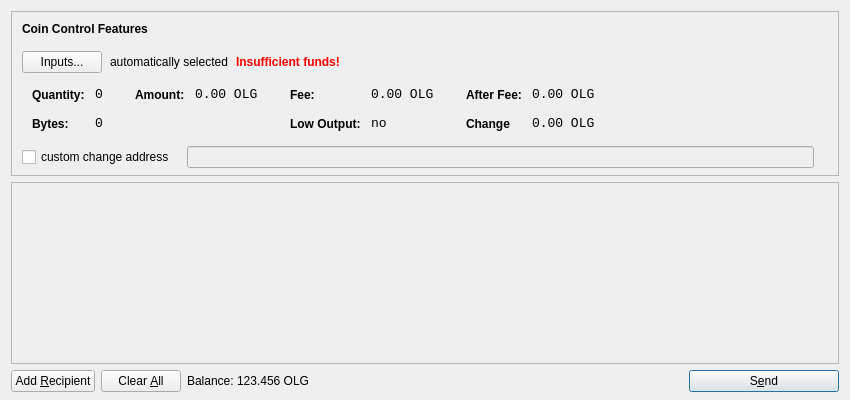
<?xml version="1.0" encoding="UTF-8"?>
<ui version="4.0">
 <class>SendCoinsDialog</class>
 <widget class="QDialog" name="SendCoinsDialog">
  <property name="geometry">
   <rect>
    <x>0</x>
    <y>0</y>
    <width>850</width>
    <height>400</height>
   </rect>
  </property>
  <property name="windowTitle">
   <string>Send Coins</string>
  </property>
  <layout class="QVBoxLayout" name="verticalLayout" stretch="0,1,0">
   <property name="bottomMargin">
    <number>8</number>
   </property>
   <item>
    <widget class="QFrame" name="frameCoinControl">
     <property name="sizePolicy">
      <sizepolicy hsizetype="Expanding" vsizetype="Expanding">
       <horstretch>0</horstretch>
       <verstretch>0</verstretch>
      </sizepolicy>
     </property>
     <property name="maximumSize">
      <size>
       <width>16777215</width>
       <height>16777215</height>
      </size>
     </property>
     <property name="frameShape">
      <enum>QFrame::StyledPanel</enum>
     </property>
     <property name="frameShadow">
      <enum>QFrame::Sunken</enum>
     </property>
     <layout class="QVBoxLayout" name="verticalLayoutCoinControl2">
      <property name="spacing">
       <number>-1</number>
      </property>
      <property name="leftMargin">
       <number>0</number>
      </property>
      <property name="topMargin">
       <number>0</number>
      </property>
      <property name="rightMargin">
       <number>0</number>
      </property>
      <property name="bottomMargin">
       <number>6</number>
      </property>
      <item>
       <layout class="QVBoxLayout" name="verticalLayoutCoinControl" stretch="0,0,0,0,1">
        <property name="spacing">
         <number>0</number>
        </property>
        <property name="leftMargin">
         <number>10</number>
        </property>
        <property name="topMargin">
         <number>10</number>
        </property>
        <item>
         <layout class="QHBoxLayout" name="horizontalLayoutCoinControl1">
          <property name="bottomMargin">
           <number>15</number>
          </property>
          <item>
           <widget class="QLabel" name="labelCoinControlFeatures">
            <property name="sizePolicy">
             <sizepolicy hsizetype="Preferred" vsizetype="Maximum">
              <horstretch>0</horstretch>
              <verstretch>0</verstretch>
             </sizepolicy>
            </property>
            <property name="font">
             <font>
              <weight>75</weight>
              <bold>true</bold>
             </font>
            </property>
            <property name="styleSheet">
             <string notr="true">font-weight:bold;</string>
            </property>
            <property name="text">
             <string>Coin Control Features</string>
            </property>
           </widget>
          </item>
         </layout>
        </item>
        <item>
         <layout class="QHBoxLayout" name="horizontalLayoutCoinControl2" stretch="0,0,0,0">
          <property name="spacing">
           <number>8</number>
          </property>
          <property name="bottomMargin">
           <number>10</number>
          </property>
          <item>
           <widget class="QPushButton" name="pushButtonCoinControl">
            <property name="styleSheet">
             <string notr="true"/>
            </property>
            <property name="text">
             <string>Inputs...</string>
            </property>
           </widget>
          </item>
          <item>
           <widget class="QLabel" name="labelCoinControlAutomaticallySelected">
            <property name="text">
             <string>automatically selected</string>
            </property>
            <property name="margin">
             <number>5</number>
            </property>
           </widget>
          </item>
          <item>
           <widget class="QLabel" name="labelCoinControlInsuffFunds">
            <property name="font">
             <font>
              <weight>75</weight>
              <bold>true</bold>
             </font>
            </property>
            <property name="styleSheet">
             <string notr="true">color:red;font-weight:bold;</string>
            </property>
            <property name="text">
             <string>Insufficient funds!</string>
            </property>
            <property name="margin">
             <number>5</number>
            </property>
           </widget>
          </item>
          <item>
           <spacer name="horizontalSpacerCoinControl">
            <property name="orientation">
             <enum>Qt::Horizontal</enum>
            </property>
            <property name="sizeHint" stdset="0">
             <size>
              <width>40</width>
              <height>1</height>
             </size>
            </property>
           </spacer>
          </item>
         </layout>
        </item>
        <item>
         <widget class="QWidget" name="widgetCoinControl" native="true">
          <property name="sizePolicy">
           <sizepolicy hsizetype="Preferred" vsizetype="Preferred">
            <horstretch>0</horstretch>
            <verstretch>0</verstretch>
           </sizepolicy>
          </property>
          <property name="minimumSize">
           <size>
            <width>0</width>
            <height>0</height>
           </size>
          </property>
          <property name="styleSheet">
           <string notr="true"/>
          </property>
          <layout class="QHBoxLayout" name="horizontalLayoutCoinControl5">
           <property name="margin">
            <number>0</number>
           </property>
           <item>
            <layout class="QHBoxLayout" name="horizontalLayoutCoinControl3" stretch="0,0,0,1">
             <property name="spacing">
              <number>20</number>
             </property>
             <property name="topMargin">
              <number>0</number>
             </property>
             <property name="bottomMargin">
              <number>10</number>
             </property>
             <item>
              <layout class="QFormLayout" name="formLayoutCoinControl1">
               <property name="horizontalSpacing">
                <number>10</number>
               </property>
               <property name="verticalSpacing">
                <number>14</number>
               </property>
               <property name="leftMargin">
                <number>10</number>
               </property>
               <property name="topMargin">
                <number>4</number>
               </property>
               <property name="rightMargin">
                <number>6</number>
               </property>
               <item row="0" column="0">
                <widget class="QLabel" name="labelCoinControlQuantityText">
                 <property name="styleSheet">
                  <string notr="true">font-weight:bold;</string>
                 </property>
                 <property name="text">
                  <string>Quantity:</string>
                 </property>
                 <property name="margin">
                  <number>0</number>
                 </property>
                </widget>
               </item>
               <item row="0" column="1">
                <widget class="QLabel" name="labelCoinControlQuantity">
                 <property name="font">
                  <font>
                   <family>Monospace</family>
                   <pointsize>10</pointsize>
                  </font>
                 </property>
                 <property name="cursor">
                  <cursorShape>IBeamCursor</cursorShape>
                 </property>
                 <property name="contextMenuPolicy">
                  <enum>Qt::ActionsContextMenu</enum>
                 </property>
                 <property name="text">
                  <string>0</string>
                 </property>
                 <property name="margin">
                  <number>0</number>
                 </property>
                 <property name="textInteractionFlags">
                  <set>Qt::LinksAccessibleByMouse|Qt::TextSelectableByKeyboard|Qt::TextSelectableByMouse</set>
                 </property>
                </widget>
               </item>
               <item row="1" column="0">
                <widget class="QLabel" name="labelCoinControlBytesText">
                 <property name="styleSheet">
                  <string notr="true">font-weight:bold;</string>
                 </property>
                 <property name="text">
                  <string>Bytes:</string>
                 </property>
                </widget>
               </item>
               <item row="1" column="1">
                <widget class="QLabel" name="labelCoinControlBytes">
                 <property name="font">
                  <font>
                   <family>Monospace</family>
                   <pointsize>10</pointsize>
                  </font>
                 </property>
                 <property name="cursor">
                  <cursorShape>IBeamCursor</cursorShape>
                 </property>
                 <property name="contextMenuPolicy">
                  <enum>Qt::ActionsContextMenu</enum>
                 </property>
                 <property name="text">
                  <string>0</string>
                 </property>
                 <property name="textInteractionFlags">
                  <set>Qt::LinksAccessibleByMouse|Qt::TextSelectableByKeyboard|Qt::TextSelectableByMouse</set>
                 </property>
                </widget>
               </item>
              </layout>
             </item>
             <item>
              <layout class="QFormLayout" name="formLayoutCoinControl2">
               <property name="horizontalSpacing">
                <number>10</number>
               </property>
               <property name="verticalSpacing">
                <number>14</number>
               </property>
               <property name="leftMargin">
                <number>6</number>
               </property>
               <property name="topMargin">
                <number>4</number>
               </property>
               <property name="rightMargin">
                <number>6</number>
               </property>
               <item row="0" column="0">
                <widget class="QLabel" name="labelCoinControlAmountText">
                 <property name="styleSheet">
                  <string notr="true">font-weight:bold;</string>
                 </property>
                 <property name="text">
                  <string>Amount:</string>
                 </property>
                 <property name="margin">
                  <number>0</number>
                 </property>
                </widget>
               </item>
               <item row="0" column="1">
                <widget class="QLabel" name="labelCoinControlAmount">
                 <property name="font">
                  <font>
                   <family>Monospace</family>
                   <pointsize>10</pointsize>
                  </font>
                 </property>
                 <property name="cursor">
                  <cursorShape>IBeamCursor</cursorShape>
                 </property>
                 <property name="contextMenuPolicy">
                  <enum>Qt::ActionsContextMenu</enum>
                 </property>
                 <property name="text">
                  <string notr="true">0.00 OLG</string>
                 </property>
                 <property name="textInteractionFlags">
                  <set>Qt::LinksAccessibleByMouse|Qt::TextSelectableByKeyboard|Qt::TextSelectableByMouse</set>
                 </property>
                </widget>
               </item>
              </layout>
             </item>
             <item>
              <layout class="QFormLayout" name="formLayoutCoinControl3">
               <property name="horizontalSpacing">
                <number>10</number>
               </property>
               <property name="verticalSpacing">
                <number>14</number>
               </property>
               <property name="leftMargin">
                <number>6</number>
               </property>
               <property name="topMargin">
                <number>4</number>
               </property>
               <property name="rightMargin">
                <number>6</number>
               </property>
               <item row="0" column="0">
                <widget class="QLabel" name="labelCoinControlFeeText">
                 <property name="styleSheet">
                  <string notr="true">font-weight:bold;</string>
                 </property>
                 <property name="text">
                  <string>Fee:</string>
                 </property>
                 <property name="margin">
                  <number>0</number>
                 </property>
                </widget>
               </item>
               <item row="0" column="1">
                <widget class="QLabel" name="labelCoinControlFee">
                 <property name="font">
                  <font>
                   <family>Monospace</family>
                   <pointsize>10</pointsize>
                  </font>
                 </property>
                 <property name="cursor">
                  <cursorShape>IBeamCursor</cursorShape>
                 </property>
                 <property name="contextMenuPolicy">
                  <enum>Qt::ActionsContextMenu</enum>
                 </property>
                 <property name="text">
                  <string notr="true">0.00 OLG</string>
                 </property>
                 <property name="textInteractionFlags">
                  <set>Qt::LinksAccessibleByMouse|Qt::TextSelectableByKeyboard|Qt::TextSelectableByMouse</set>
                 </property>
                </widget>
               </item>
               <item row="1" column="0">
                <widget class="QLabel" name="labelCoinControlLowOutputText">
                 <property name="styleSheet">
                  <string notr="true">font-weight:bold;</string>
                 </property>
                 <property name="text">
                  <string>Low Output:</string>
                 </property>
                </widget>
               </item>
               <item row="1" column="1">
                <widget class="QLabel" name="labelCoinControlLowOutput">
                 <property name="font">
                  <font>
                   <family>Monospace</family>
                   <pointsize>10</pointsize>
                  </font>
                 </property>
                 <property name="cursor">
                  <cursorShape>IBeamCursor</cursorShape>
                 </property>
                 <property name="contextMenuPolicy">
                  <enum>Qt::ActionsContextMenu</enum>
                 </property>
                 <property name="text">
                  <string>no</string>
                 </property>
                 <property name="textInteractionFlags">
                  <set>Qt::LinksAccessibleByMouse|Qt::TextSelectableByKeyboard|Qt::TextSelectableByMouse</set>
                 </property>
                </widget>
               </item>
              </layout>
             </item>
             <item>
              <layout class="QFormLayout" name="formLayoutCoinControl4">
               <property name="horizontalSpacing">
                <number>10</number>
               </property>
               <property name="verticalSpacing">
                <number>14</number>
               </property>
               <property name="leftMargin">
                <number>6</number>
               </property>
               <property name="topMargin">
                <number>4</number>
               </property>
               <property name="rightMargin">
                <number>6</number>
               </property>
               <item row="0" column="0">
                <widget class="QLabel" name="labelCoinControlAfterFeeText">
                 <property name="styleSheet">
                  <string notr="true">font-weight:bold;</string>
                 </property>
                 <property name="text">
                  <string>After Fee:</string>
                 </property>
                 <property name="margin">
                  <number>0</number>
                 </property>
                </widget>
               </item>
               <item row="0" column="1">
                <widget class="QLabel" name="labelCoinControlAfterFee">
                 <property name="font">
                  <font>
                   <family>Monospace</family>
                   <pointsize>10</pointsize>
                  </font>
                 </property>
                 <property name="cursor">
                  <cursorShape>IBeamCursor</cursorShape>
                 </property>
                 <property name="contextMenuPolicy">
                  <enum>Qt::ActionsContextMenu</enum>
                 </property>
                 <property name="text">
                  <string notr="true">0.00 OLG</string>
                 </property>
                 <property name="textInteractionFlags">
                  <set>Qt::LinksAccessibleByMouse|Qt::TextSelectableByKeyboard|Qt::TextSelectableByMouse</set>
                 </property>
                </widget>
               </item>
               <item row="1" column="0">
                <widget class="QLabel" name="labelCoinControlChangeText">
                 <property name="styleSheet">
                  <string notr="true">font-weight:bold;</string>
                 </property>
                 <property name="text">
                  <string>Change</string>
                 </property>
                </widget>
               </item>
               <item row="1" column="1">
                <widget class="QLabel" name="labelCoinControlChange">
                 <property name="font">
                  <font>
                   <family>Monospace</family>
                   <pointsize>10</pointsize>
                  </font>
                 </property>
                 <property name="cursor">
                  <cursorShape>IBeamCursor</cursorShape>
                 </property>
                 <property name="contextMenuPolicy">
                  <enum>Qt::ActionsContextMenu</enum>
                 </property>
                 <property name="text">
                  <string notr="true">0.00 OLG</string>
                 </property>
                 <property name="textInteractionFlags">
                  <set>Qt::LinksAccessibleByMouse|Qt::TextSelectableByKeyboard|Qt::TextSelectableByMouse</set>
                 </property>
                </widget>
               </item>
              </layout>
             </item>
            </layout>
           </item>
          </layout>
         </widget>
        </item>
        <item>
         <layout class="QHBoxLayout" name="horizontalLayoutCoinControl4" stretch="0,0,0">
          <property name="spacing">
           <number>12</number>
          </property>
          <property name="sizeConstraint">
           <enum>QLayout::SetDefaultConstraint</enum>
          </property>
          <property name="topMargin">
           <number>5</number>
          </property>
          <property name="rightMargin">
           <number>5</number>
          </property>
          <item>
           <widget class="QCheckBox" name="checkBoxCoinControlChange">
            <property name="text">
             <string>custom change address</string>
            </property>
           </widget>
          </item>
          <item>
           <widget class="QLineEdit" name="lineEditCoinControlChange">
            <property name="enabled">
             <bool>false</bool>
            </property>
            <property name="sizePolicy">
             <sizepolicy hsizetype="Expanding" vsizetype="Fixed">
              <horstretch>0</horstretch>
              <verstretch>0</verstretch>
             </sizepolicy>
            </property>
           </widget>
          </item>
          <item>
           <widget class="QLabel" name="labelCoinControlChangeLabel">
            <property name="sizePolicy">
             <sizepolicy hsizetype="Preferred" vsizetype="Expanding">
              <horstretch>0</horstretch>
              <verstretch>0</verstretch>
             </sizepolicy>
            </property>
            <property name="minimumSize">
             <size>
              <width>0</width>
              <height>0</height>
             </size>
            </property>
            <property name="text">
             <string/>
            </property>
            <property name="margin">
             <number>3</number>
            </property>
           </widget>
          </item>
         </layout>
        </item>
        <item>
         <spacer name="verticalSpacerCoinControl">
          <property name="orientation">
           <enum>Qt::Vertical</enum>
          </property>
          <property name="sizeHint" stdset="0">
           <size>
            <width>800</width>
            <height>1</height>
           </size>
          </property>
         </spacer>
        </item>
       </layout>
      </item>
     </layout>
    </widget>
   </item>
   <item>
    <widget class="QScrollArea" name="scrollArea">
     <property name="widgetResizable">
      <bool>true</bool>
     </property>
     <widget class="QWidget" name="scrollAreaWidgetContents">
      <property name="geometry">
       <rect>
        <x>0</x>
        <y>0</y>
        <width>830</width>
        <height>165</height>
       </rect>
      </property>
      <layout class="QVBoxLayout" name="verticalLayout_2">
       <property name="margin">
        <number>0</number>
       </property>
       <item>
        <layout class="QVBoxLayout" name="entries">
         <property name="spacing">
          <number>6</number>
         </property>
        </layout>
       </item>
       <item>
        <spacer name="verticalSpacer">
         <property name="orientation">
          <enum>Qt::Vertical</enum>
         </property>
         <property name="sizeHint" stdset="0">
          <size>
           <width>20</width>
           <height>40</height>
          </size>
         </property>
        </spacer>
       </item>
      </layout>
     </widget>
    </widget>
   </item>
   <item>
    <layout class="QHBoxLayout" name="horizontalLayout">
     <item>
      <widget class="QPushButton" name="addButton">
       <property name="toolTip">
        <string>Send to multiple recipients at once</string>
       </property>
       <property name="text">
        <string>Add &amp;Recipient</string>
       </property>
       <property name="autoDefault">
        <bool>false</bool>
       </property>
      </widget>
     </item>
     <item>
      <widget class="QPushButton" name="clearButton">
       <property name="sizePolicy">
        <sizepolicy hsizetype="Minimum" vsizetype="Fixed">
         <horstretch>0</horstretch>
         <verstretch>0</verstretch>
        </sizepolicy>
       </property>
       <property name="toolTip">
        <string>Remove all transaction fields</string>
       </property>
       <property name="text">
        <string>Clear &amp;All</string>
       </property>
       <property name="autoRepeatDelay">
        <number>300</number>
       </property>
       <property name="autoDefault">
        <bool>false</bool>
       </property>
      </widget>
     </item>
     <item>
      <layout class="QHBoxLayout" name="horizontalLayout_2">
       <property name="spacing">
        <number>3</number>
       </property>
       <item>
        <widget class="QLabel" name="label">
         <property name="sizePolicy">
          <sizepolicy hsizetype="Preferred" vsizetype="Fixed">
           <horstretch>0</horstretch>
           <verstretch>0</verstretch>
          </sizepolicy>
         </property>
         <property name="text">
          <string>Balance:</string>
         </property>
        </widget>
       </item>
       <item>
        <widget class="QLabel" name="labelBalance">
         <property name="sizePolicy">
          <sizepolicy hsizetype="Preferred" vsizetype="Fixed">
           <horstretch>0</horstretch>
           <verstretch>0</verstretch>
          </sizepolicy>
         </property>
         <property name="cursor">
          <cursorShape>IBeamCursor</cursorShape>
         </property>
         <property name="text">
          <string notr="true">123.456 OLG</string>
         </property>
         <property name="textInteractionFlags">
          <set>Qt::LinksAccessibleByMouse|Qt::TextSelectableByKeyboard|Qt::TextSelectableByMouse</set>
         </property>
        </widget>
       </item>
      </layout>
     </item>
     <item>
      <spacer name="horizontalSpacer">
       <property name="orientation">
        <enum>Qt::Horizontal</enum>
       </property>
       <property name="sizeHint" stdset="0">
        <size>
         <width>40</width>
         <height>20</height>
        </size>
       </property>
      </spacer>
     </item>
     <item>
      <widget class="QPushButton" name="sendButton">
       <property name="minimumSize">
        <size>
         <width>150</width>
         <height>0</height>
        </size>
       </property>
       <property name="toolTip">
        <string>Confirm the send action</string>
       </property>
       <property name="text">
        <string>S&amp;end</string>
       </property>
       <property name="icon">
        <iconset resource="../bitcoin.qrc">
         <normaloff>:/icons/send</normaloff>:/icons/send</iconset>
       </property>
       <property name="default">
        <bool>true</bool>
       </property>
      </widget>
     </item>
    </layout>
   </item>
  </layout>
 </widget>
 <resources>
  <include location="../bitcoin.qrc"/>
 </resources>
 <connections/>
</ui>
